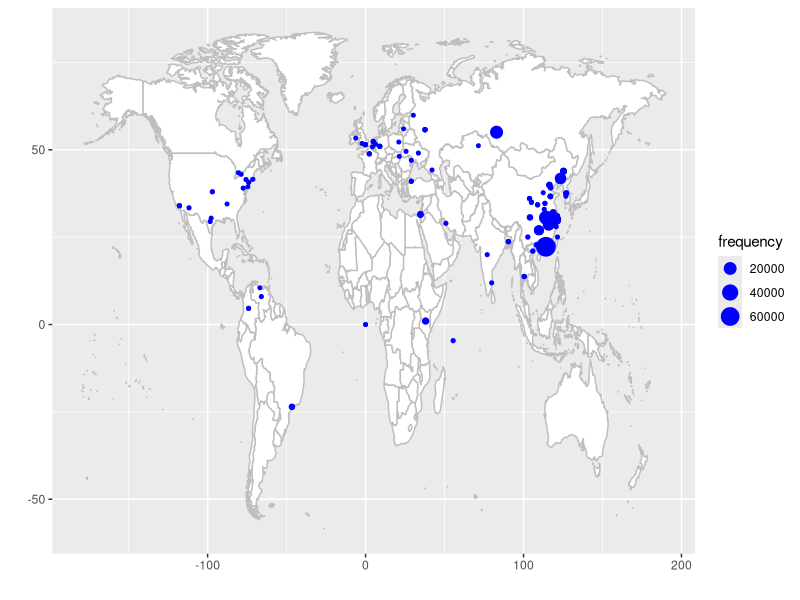
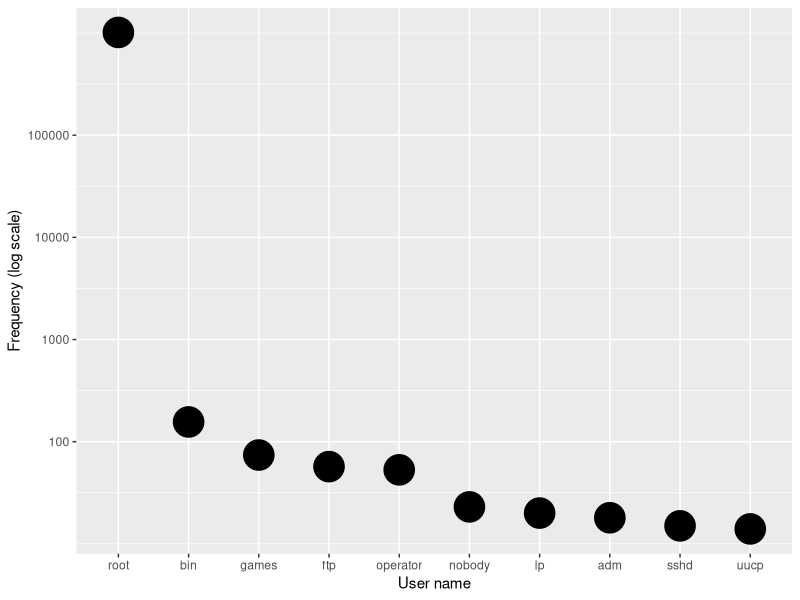

Recreate these plots in R, in order.
setwd("~/351r/")
library(ggplot2)

# get the ip data
ip_data <- read.csv("geo_ip_ssh.csv")

# code from chapter 4 of the book
# extract the polygon information for the world map, minus Antarctica
world <- map_data('world')
world <- subset(world, region != "Antarctica")

gg <- ggplot()
gg <- gg + geom_polygon(data=world, aes(long, lat, group=group, xmin=-100,xmax=100), fill="white", color="grey")
gg <- gg + geom_point(data=ip_data, aes(x=longitude, y=latitude, size=frequency), color="blue") 
gg <- gg + labs(x="", y="")
gg

user_data <- read.csv("user_freq_ssh.csv")
user_data <- user_data[order(-user_data$Freq),]
user_data$user <- factor(user_data$user, levels = user_data$user[order(-user_data$Freq)])
c <- ggplot(head(user_data, 10), aes(x=user, y=Freq)) + scale_y_log10(breaks=c(100,1000,10000,100000), labels=c("100","1000","10000","100000")) + geom_point(size=10)
c <- c + labs(x="User name", y="Frequency (log scale)")
c
